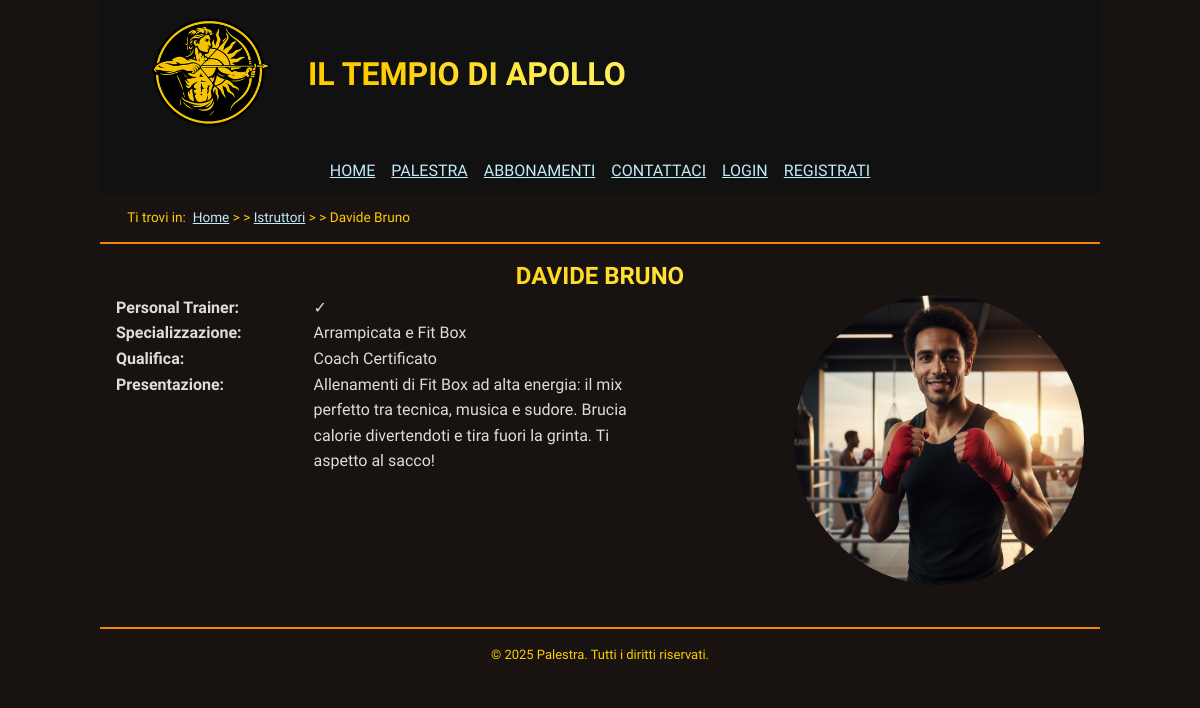
The page /html/profilo-istruttore.php?id=13 on the database its author committed.
### tables this page shows
CREATE TABLE Istruttore (
    id_utente BIGINT UNSIGNED PRIMARY KEY REFERENCES Utente(id_utente) ON DELETE CASCADE,
    specializzazione VARCHAR(100),
    qualifica VARCHAR(100),
    telefono VARCHAR(20),
    presentazione VARCHAR(255)
);

CREATE TABLE Personal_Trainer (
    id_istruttore BIGINT UNSIGNED PRIMARY KEY REFERENCES Istruttore(id_utente) ON DELETE CASCADE
);

CREATE TABLE Utente (
    id_utente SERIAL PRIMARY KEY,
    nome VARCHAR(100) NOT NULL,
    cognome VARCHAR(100) NOT NULL,
    email VARCHAR(100) UNIQUE NOT NULL,
    password_hash CHAR(60) NOT NULL 
);

### html/profilo-istruttore.php (the view, shortened to what this page needs)
<?php
require_once "../internal/db_connection.php";
$templateIstruttore = file_get_contents('../internal/profilo-istruttore.html');
$idIstruttore = -1;
if (isset($_GET['id'])) {
    $idIstruttore = (int)$_GET['id'];
}
$query = "SELECT *
    FROM Istruttore
    JOIN Utente on Utente.id_utente = Istruttore.id_utente
    LEFT JOIN Personal_Trainer on Istruttore.id_utente = Personal_Trainer.id_istruttore
    WHERE Utente.id_utente = ?";
$stmt = $conn->prepare($query);
$stmt->bind_param('i', $idIstruttore);
$stmt->execute();
$result = $stmt->get_result();
while ($row = $result->fetch_array(MYSQLI_ASSOC)) {
    $output = $templateIstruttore;
    $imageFile = $idIstruttore;
    $isPt = $row['id_istruttore'] == null ? '&cross;' : '&check;';
    $output = str_replace("[ID Istruttore]", $idIstruttore, $output);
    $output = str_replace("[Immagine Profilo]", $imageFile, $output);
    $output = str_replace("[Nome Istruttore]", htmlspecialchars($row['nome'] . ' ' . $row['cognome']), $output);
    $output = str_replace("[È PT]", $isPt, $output);
    $output = str_replace("[Specializzazione Istruttore]", htmlspecialchars($row['specializzazione']), $output);
    $output = str_replace("[Qualifica Istruttore]", htmlspecialchars($row['qualifica']), $output);
    $output = str_replace("[Presentazione Istruttore]", htmlspecialchars($row['presentazione']), $output);
    $foreignWords = [
        'bodybuilding',
        'personal trainer',
        'functional training',
    ];
    preg_match('/<body>.*<\/body>/s', $output, $body);
    $body = $body[0];
    foreach ($foreignWords as $foreign) {
        $body = preg_replace_callback(
            '/' . $foreign . '/i',
            function ($matches) {
                return '<span lang="en">' . $matches[0] . '</span>';
            },
            $body
        );
    }
    $output = preg_replace(
        '/<body>.*<\/body>/s',
        $body,
        $output
    );
}

### html/css/style.css (style rules this page uses)
* { padding: 0; margin: 0; }
:root { --mainColorLight: #fe5; --mainColor: #fc0; --mainColorDark: #e80; --textColor: #ddd; --urlColor: #c0ebfb; --visitedUrlColor: #965cfd; --mainBackgroundColorDark: #111; --mainBackgroundColor: #181211; --mainBackgroundColorLight: #332; --headerGradient: linear-gradient(to right, var(--mainColor) 25%, var(--mainColorLight) 75%); }
html, body { font-size: 100%; font-family: "Lexend", "Roboto", sans-serif; line-height: 1.6em; }
body { color: var(--textColor); background-color: var(--mainBackgroundColor); max-width: 1000px; margin: auto; }
a:link { text-decoration: underline; color: var(--urlColor); }
a:link:has(.logo) { text-decoration: none; width: fit-content; display: inline; }
h1, h2, h3, h4, h5, h6 { font-weight: bold; background: var(--headerGradient); background-clip: text; color: transparent; -webkit-background-clip: text; -webkit-text-fill-color: transparent; text-shadow: none; }
h1, h2, h3 { text-align: center; text-transform: uppercase; padding: 0.2em 0.5em; }
h1 { flex: 1 1 100%; }
strong { font-weight: normal; }
header { background-color: var(--mainBackgroundColorDark); }
footer { margin-top: 2em; padding: 1em; font-size: small; color: var(--mainColor); border-top: 2px solid var(--mainColorDark); text-align: center; }
header.intestazione { display: flex; flex-wrap: wrap; align-items: center; top: 0; position: sticky; z-index: 999; padding: 0.5em 2em; text-transform: uppercase; }
.intestazione .logo { width: 156px; box-sizing: border-box; display: inline; vertical-align: middle; padding: .2em .5em; }
.intestazione h1 { display: inline; width: fit-content; flex: 1 1 auto; }
#menu { display: flex; justify-content: space-around; margin: 0 auto; }
#menu ul { display: flex; flex-wrap: wrap; list-style: none; }
#menu li { margin: .2em .5em; }
#breadcrumb { color: var(--mainColor); padding: 0.8em 2em; font-size: 0.85em; border-bottom: 2px solid var(--mainColorDark); }
#breadcrumb::before { content: "Ti trovi in: "; margin-right: .25em; }
#breadcrumb>ol { list-style: none; align-items: baseline; display: inline-flex; }
#breadcrumb>ol>li+li::before { content: "> >"/ ""; margin-right: .25em; }
#breadcrumb>ol>li::after { content: ""; margin-right: .25em; }
:root { --reviewImageSize: 10em; }
:root { --apollo-gradient: linear-gradient(135deg, #ffcc00 0%, #ff6a00 100%); --fire-gradient: linear-gradient(135deg, #ff4e50 0%, #f9d423 100%); --gold: #ffcc00; --orange: #ff6a00; --glow-gold: 0 0 20px rgba(255, 204, 0, 0.3); --shadow-card: 0 10px 30px rgba(0, 0, 0, 0.8); --radius: 12px; }
.presentazione-pt { padding: 1em; overflow: auto; }
.dati-pt dt { display: inline-block; font-weight: bold; width: 20%; }
.dati-pt dt::after, .dati-risultato-short dt:not(:first-child)::after { content: ":"; }
.dati-pt dd { display: inline-block; width: 35%; vertical-align: top; }
.img-pt { float: right; width: 30%; border-radius: 50%; }

### html/css/print.css (style rules this page uses)
:root { --textColor: #000; --bordo-sezione: .5mm solid black; }
html, body { font-size: 100%; font-family: "Times New Roman", "Times", serif; line-height: 1.6em; }
body { color: var(--textColor); background-color: var(--mainBackgroundColor); max-width: 100%; margin: auto; }
a:link { text-decoration: underline; color: var(--urlColor); }
a:link:has(.logo) { text-decoration: none; width: fit-content; display: inline; }
h1, h2, h3, h4, h5, h6 { background: initial; background-clip: initial; -webkit-background-clip: initial; -webkit-text-fill-color: initial; color: var(--textColor); }
h1, h2, h3 { text-align: center; text-transform: uppercase; }
strong { font-weight: normal; }
footer { margin-top: .5cm; padding-left: 0 0 0 -.5cm; font-size: small; color: var(--textColor); border-top: .2mm solid var(--textColor); }
header.intestazione { all: initial; text-transform: uppercase; }
.intestazione .logo { width: 2.5cm; display: inline; vertical-align: middle; padding: .5cm; }
.intestazione h1 { display: inline; }
#menu { display: none; }
#breadcrumb { color: var(--textColor); padding: 0 0 2mm 2mm; font-size: 85%; border-bottom: .5mm solid var(--textColor); }
:root { --reviewImageSize: 3cm; }

### rows shown on the page
istruttore: presentazione+qualifica+specializzazione (picture), presentazione+qualifica+specializzazione "HOME PALESTRA ABBONAMENTI CONTATTACI LOGIN REGISTRATI Home Istruttori Davide Bruno ✓ Specializzazione Arrampicata e Fit Box Qualifica Coach Certificato Presentazione Allenamenti di Fit Box ad alta energia: il mix perfetto tra tecnica, musica e sudore. Brucia calorie divertendoti e tira fuori la grinta. Ti aspetto al sacco! © 2025 Palestra. Tutti i diritti riservati."
